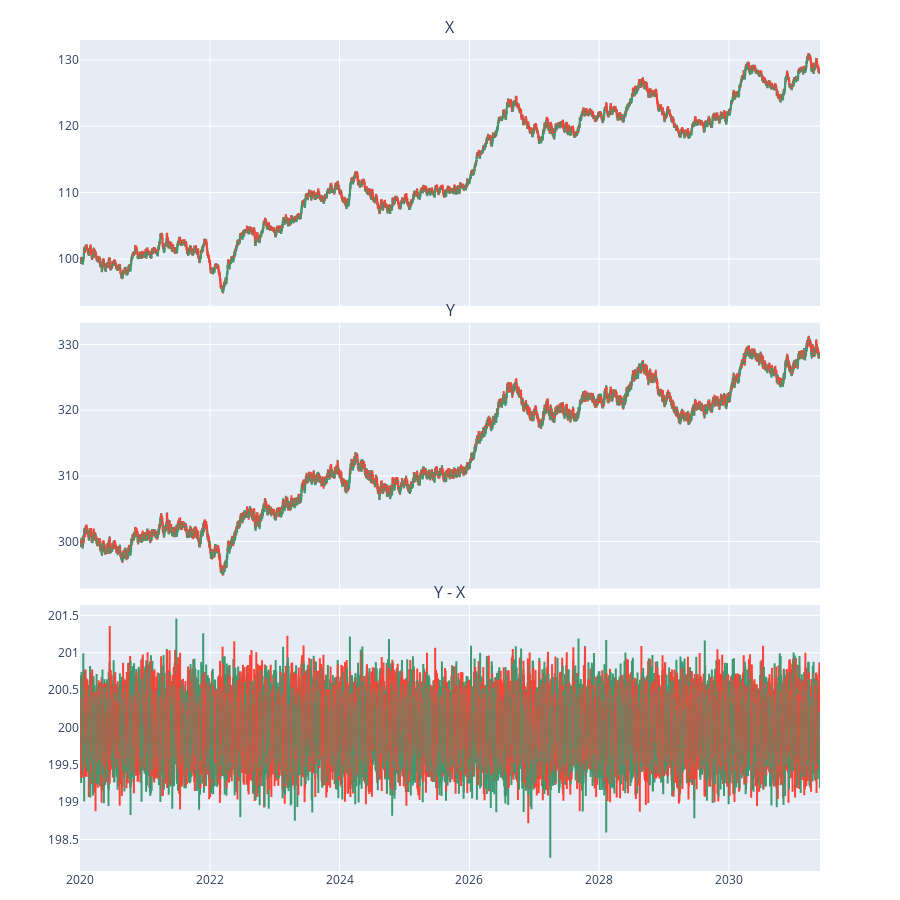

The notebook cell this image was saved under:
### Code cell
plot_candlestick_subplots(
    data_list=[
        (x_o, x_h, x_l, x_c),
        (y_o, y_h, y_l, y_c),
        (spread_o, spread_h, spread_l, spread_c)
    ],
    titles=['X', 'Y', 'Y - X'],
    x_index=df.index,
)

### Figure 1 — Plotly figure (JSON) as saved in the notebook; plotly's stock layout.template omitted (floating-point values rounded to 4 significant figures; data arrays with more than 128 entries replaced by an {"elided": "..."} marker saying what was removed)
{"data": [{"close": {"elided": "4166 float values"}, "high": {"elided": "4166 float values"}, "low": {"elided": "4166 float values"}, "open": {"elided": "4166 float values"}, "type": "candlestick", "x": {"elided": "4166 str values"}, "xaxis": "x", "yaxis": "y"}, {"close": {"elided": "4166 float values"}, "high": {"elided": "4166 float values"}, "low": {"elided": "4166 float values"}, "open": {"elided": "4166 float values"}, "type": "candlestick", "x": {"elided": "4166 str values"}, "xaxis": "x2", "yaxis": "y2"}, {"close": {"elided": "4166 float values"}, "high": {"elided": "4166 float values"}, "low": {"elided": "4166 float values"}, "open": {"elided": "4166 float values"}, "type": "candlestick", "x": {"elided": "4166 str values"}, "xaxis": "x3", "yaxis": "y3"}], "layout": {"annotations": [{"font": {"size": 16}, "showarrow": false, "text": "X", "x": 0.5, "xanchor": "center", "xref": "paper", "y": 1.0, "yanchor": "bottom", "yref": "paper"}, {"font": {"size": 16}, "showarrow": false, "text": "Y", "x": 0.5, "xanchor": "center", "xref": "paper", "y": 0.66, "yanchor": "bottom", "yref": "paper"}, {"font": {"size": 16}, "showarrow": false, "text": "Y - X", "x": 0.5, "xanchor": "center", "xref": "paper", "y": 0.32, "yanchor": "bottom", "yref": "paper"}], "height": 900, "margin": {"b": 20, "t": 40}, "showlegend": false, "xaxis": {"anchor": "y", "domain": [0, 1], "matches": "x3", "rangeslider": {"visible": false}, "showticklabels": false}, "xaxis2": {"anchor": "y2", "domain": [0, 1], "matches": "x3", "rangeslider": {"visible": false}, "showticklabels": false}, "xaxis3": {"anchor": "y3", "domain": [0, 1], "rangeslider": {"visible": false}}, "yaxis": {"anchor": "x", "domain": [0.68, 1.0]}, "yaxis2": {"anchor": "x2", "domain": [0.34, 0.66]}, "yaxis3": {"anchor": "x3", "domain": [0, 0.32]}}}
